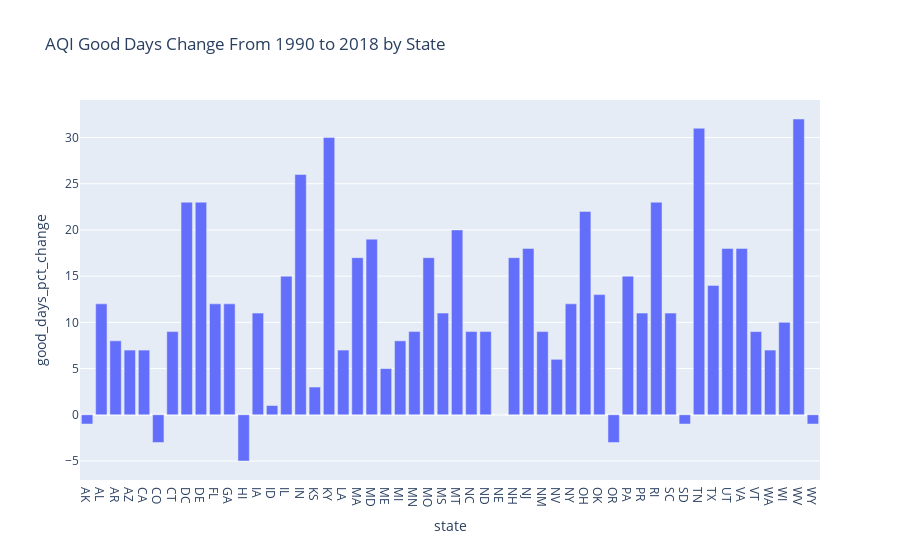

Notebook code cell kept with this figure:
### Code cell
fig = px.bar(
    aqi_df, 
    x="state", 
    y="good_days_pct_change",
    hover_data=['state'],
    title="AQI Good Days Change From 1990 to 2018 by State"
)
fig.show()

### Figure 1 — Plotly figure (JSON) as saved in the notebook; plotly's stock layout.template omitted (floating-point values rounded to 4 significant figures)
{"data": [{"alignmentgroup": "True", "customdata": [["AK"], ["AL"], ["AR"], ["AZ"], ["CA"], ["CO"], ["CT"], ["DC"], ["DE"], ["FL"], ["GA"], ["HI"], ["IA"], ["ID"], ["IL"], ["IN"], ["KS"], ["KY"], ["LA"], ["MA"], ["MD"], ["ME"], ["MI"], ["MN"], ["MO"], ["MS"], ["MT"], ["NC"], ["ND"], ["NE"], ["NH"], ["NJ"], ["NM"], ["NV"], ["NY"], ["OH"], ["OK"], ["OR"], ["PA"], ["PR"], ["RI"], ["SC"], ["SD"], ["TN"], ["TX"], ["UT"], ["VA"], ["VT"], ["WA"], ["WI"], ["WV"], ["WY"]], "hoverlabel": {"namelength": 0}, "hovertemplate": "state=%{customdata[0]}<br>good_days_pct_change=%{y}", "legendgroup": "", "marker": {"color": "#636efa"}, "name": "", "offsetgroup": "", "orientation": "v", "showlegend": false, "textposition": "auto", "type": "bar", "x": ["AK", "AL", "AR", "AZ", "CA", "CO", "CT", "DC", "DE", "FL", "GA", "HI", "IA", "ID", "IL", "IN", "KS", "KY", "LA", "MA", "MD", "ME", "MI", "MN", "MO", "MS", "MT", "NC", "ND", "NE", "NH", "NJ", "NM", "NV", "NY", "OH", "OK", "OR", "PA", "PR", "RI", "SC", "SD", "TN", "TX", "UT", "VA", "VT", "WA", "WI", "WV", "WY"], "xaxis": "x", "y": [-1, 12, 8, 7, 7, -3, 9, 23, 23, 12, 12, -5, 11, 1, 15, 26, 3, 30, 7, 17, 19, 5, 8, 9, 17, 11, 20, 9, 9, 0, 17, 18, 9, 6, 12, 22, 13, -3, 15, 11, 23, 11, -1, 31, 14, 18, 18, 9, 7, 10, 32, -1], "yaxis": "y"}], "layout": {"barmode": "relative", "legend": {"tracegroupgap": 0}, "title": {"text": "AQI Good Days Change From 1990 to 2018 by State"}, "xaxis": {"anchor": "y", "domain": [0, 1], "title": {"text": "state"}}, "yaxis": {"anchor": "x", "domain": [0, 1], "title": {"text": "good_days_pct_change"}}}}
